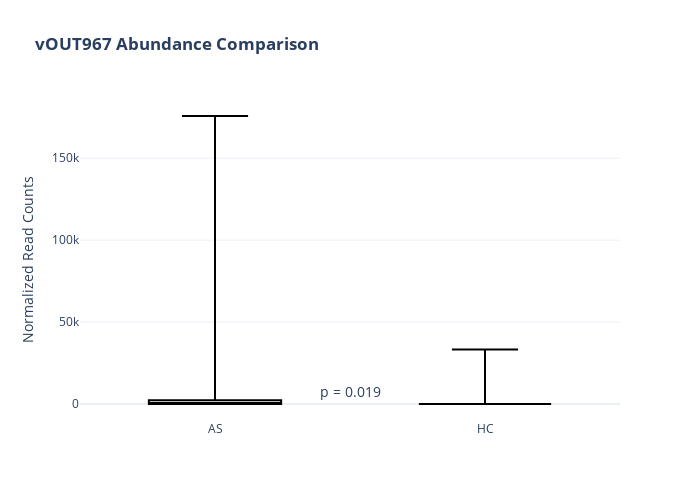

The notebook cell saved with this chart:
### Code cell
import seaborn as sns
import matplotlib.pyplot as plt
from scipy.stats import mannwhitneyu
import numpy as np

# 提取目标contig数据
target_contig = 'vOUT967'
contig_data = rarefied_data.loc[target_contig].to_frame(name='Count')

# 添加分组信息
contig_data['Group'] = contig_data.index.map(
    lambda x: 'AS' if x.startswith('TXAS') else 'HC'
)

# 非参数检验（适用于非正态分布数据）
as_counts = contig_data[contig_data.Group == 'AS']['Count']
hc_counts = contig_data[contig_data.Group == 'HC']['Count']
stat, p_value = mannwhitneyu(as_counts, hc_counts, alternative='greater')

print(f"Mann-Whitney U test:\n"
      f"Statistic: {stat}\n"
      f"p-value: {p_value:.4f}")
import plotly.graph_objects as go

# 生成受控抖动
np.random.seed(42)
jitter_as = np.random.uniform(-0.1, 0.1, len(as_counts))
jitter_hc = np.random.uniform(-0.1, 0.1, len(hc_counts))

fig = go.Figure()

# 添加箱线图
fig.add_trace(go.Box(
    x=contig_data['Group'],
    y=contig_data['Count'],
    boxpoints=False,
    line_color='black',
    fillcolor='rgba(0,0,0,0)'
))



# 添加统计标注
fig.add_annotation(
    x=0.5,
    y=max_count*1.2,
    text=f'p = {p_value:.2e}' if p_value < 0.001 else f'p = {p_value:.3f}',
    showarrow=False,
    font=dict(size=14)
)

fig.update_layout(
    title=f'<b>{target_contig} Abundance Comparison</b>',
    yaxis_title='Normalized Read Counts',
    template='plotly_white',
    height=500,
    width=700
)

fig.show()

### Figure 1 — Plotly figure (JSON) as saved in the notebook; plotly's stock layout.template omitted (floating-point values rounded to 4 significant figures)
{"data": [{"boxpoints": false, "fillcolor": "rgba(0, 0, 0, 0)", "line": {"color": "black"}, "type": "box", "x": ["AS", "AS", "AS", "AS", "AS", "AS", "AS", "AS", "AS", "AS", "AS", "AS", "AS", "AS", "AS", "AS", "AS", "AS", "AS", "AS", "AS", "AS", "AS", "AS", "AS", "AS", "AS", "AS", "AS", "HC", "HC", "HC", "HC", "HC", "HC", "HC", "HC", "HC", "HC", "HC", "HC", "HC", "HC", "HC", "HC", "HC", "HC", "HC", "HC", "HC", "HC", "HC", "HC", "HC", "HC", "HC", "HC", "HC"], "y": [0, 2, 359, 2, 1, 41714, 10472, 2320, 0, 1, 0, 0, 0, 2893, 0, 0, 0, 7, 0, 175745, 11374, 2315, 0, 0, 0, 0, 2495, 135742, 0, 0, 0, 0, 0, 43, 0, 0, 1538, 0, 2, 6, 0, 0, 2, 0, 0, 0, 0, 0, 0, 0, 1018, 33214, 5, 0, 0, 0, 0, 0]}], "layout": {"annotations": [{"font": {"size": 14}, "showarrow": false, "text": "p = 0.019", "x": 0.5, "y": 7392}], "height": 500, "title": {"text": "<b>vOUT967 Abundance Comparison</b>"}, "width": 700, "xaxis": {"autorange": true, "range": [-0.5, 1.5], "type": "category"}, "yaxis": {"autorange": true, "range": [-9764.0, 185500.0], "title": {"text": "Normalized Read Counts"}, "type": "linear"}}}
